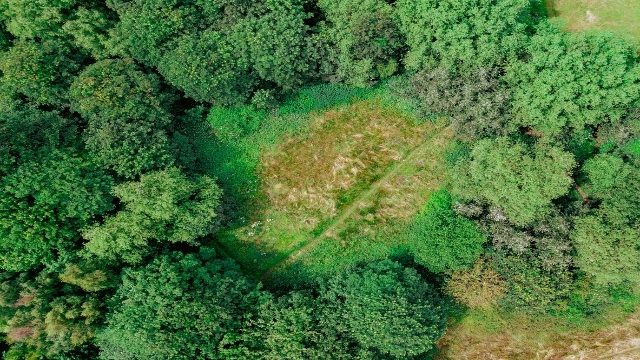
#> input picture python-service/tmp_resized.jpg, 640 x 360 px
$ python -i preprocessing.py   (imports and definitions only)
#> lines starting #> are read from the running program, lines starting #| are printed output that depends on the picture
#> further down, picture is the input picture: shape (360, 640, 3); mean B, G, R 58.9, 115.6, 74.7
"""
preprocessing.py — Lighting / color normalization for vegetation change detection.

Background
----------
The HSV canopy mask is fragile to lighting differences between before/after
images: brightness changes, hue shifts, and saturation drift can flip pixels
between "green" and "not green" along canopy edges. The validation harness
shows 100% false-positive rate on `lighting` pairs *even after registration*
because registration aligns geometry, not color.

What this module does
---------------------
Two complementary normalizations, applied in this order:

  1. CLAHE on the L channel (LAB color space) — local contrast equalization
     applied independently to each image. Normalizes within-image variation
     (shadows under one tree shouldn't look brighter than another tree).

  2. Histogram matching of `after` onto `before`, computed from non-vegetation
     pixels only. Aligns the global color distributions between the two
     images. We deliberately exclude vegetation from the CDF computation so
     real vegetation changes don't get "matched away" — we match the
     SURROUNDINGS so the canopy can be compared against an aligned baseline.

If there aren't enough non-vegetation pixels (very dense canopy), the
masked match silently falls back to global matching.

Usage (library)
---------------
    from core.preprocessing import normalize_pair
    before_n, after_n = normalize_pair(before_bgr, after_bgr)

    # Or use individual steps:
    from core.preprocessing import apply_clahe, match_histograms_masked
    eq    = apply_clahe(after)
    fixed = match_histograms_masked(eq, before)

Usage (CLI)
-----------
    python -m core.preprocessing before.jpg after.jpg
    python -m core.preprocessing before.jpg after.jpg --debug-vis vis.jpg
"""

from __future__ import annotations

import argparse
import json
import sys
from dataclasses import dataclass
from pathlib import Path
from typing import Optional

import cv2
import numpy as np


# ─── DEFAULTS ─────────────────────────────────────────────────────────────────
CLAHE_CLIP_LIMIT     = 2.0
CLAHE_TILE_GRID_SIZE = (8, 8)

# HSV vegetation band — matches train/canopy.py so the same notion of "green"
# is used everywhere in the pipeline.
HSV_GREEN_LOW   = (25,  30,  30)
HSV_GREEN_HIGH  = (95, 255, 255)

# If less than this fraction of the image is non-vegetation, masked
# histogram matching falls back to global matching (otherwise the CDF
# is built from too few samples to be reliable).
MIN_REF_FRACTION = 0.05


# ─── DIAGNOSTICS ──────────────────────────────────────────────────────────────

@dataclass
class PreprocessingInfo:
    clahe_applied:           bool
    match_applied:           bool
    match_mode:              str       # "masked" | "global" | "skipped"
    non_vegetation_fraction: float     # of the smaller of before/after

    # [7 lines left out: function to_dict, not called in this run]


# ─── CLAHE ────────────────────────────────────────────────────────────────────

def apply_clahe(img_bgr: np.ndarray, *,
                clip_limit: float = CLAHE_CLIP_LIMIT,
                tile_grid: tuple[int, int] = CLAHE_TILE_GRID_SIZE
                ) -> np.ndarray:
    """
    Apply CLAHE to the L channel of LAB color space.

    Operating in LAB rather than BGR preserves chrominance — only
    lightness contrast is equalized. The chroma (a, b) channels are
    left untouched so the green color of vegetation is preserved.
    """
#> called with clip_limit = 2, tile_grid = (8, 8)
    if img_bgr is None or img_bgr.ndim != 3:
        return img_bgr
    lab = cv2.cvtColor(img_bgr, cv2.COLOR_BGR2LAB)
#> lab: shape (360, 640, 3); mean of channels 0, 1, 2 112.7, 103.5, 154.5
    L, A, B = cv2.split(lab)
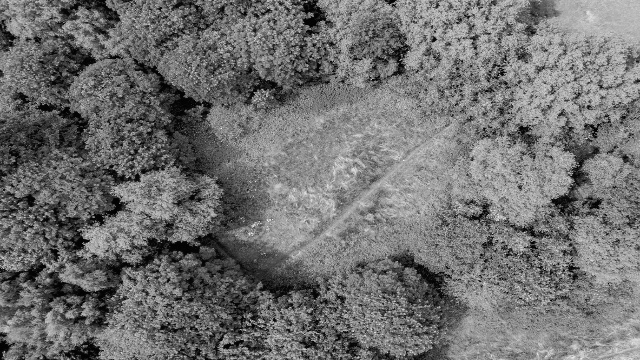
#> L: shape (360, 640); min 0, max 245, mean 112.7
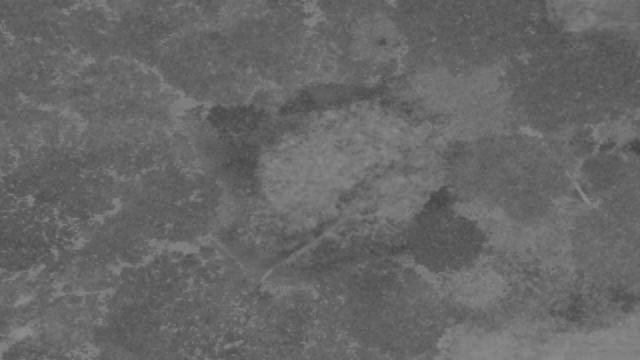
#> A: shape (360, 640); min 69, max 141, mean 103.5
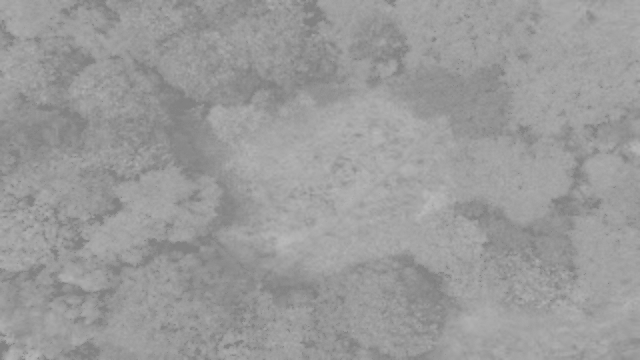
#> B: shape (360, 640); min 126, max 187, mean 154.5
    clahe = cv2.createCLAHE(clipLimit=clip_limit, tileGridSize=tile_grid)
    L_eq = clahe.apply(L)
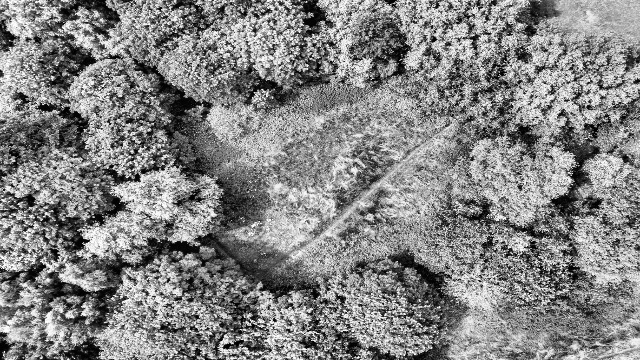
#> L_eq: shape (360, 640); min 0, max 255, mean 131.7
    return cv2.cvtColor(cv2.merge([L_eq, A, B]), cv2.COLOR_LAB2BGR)
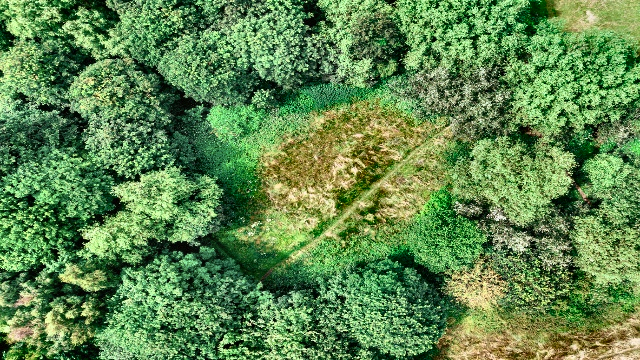
#> returned value: shape (360, 640, 3); mean B, G, R 78.4, 136.1, 95.6


# ─── HISTOGRAM MATCHING (with vegetation exclusion) ───────────────────────────

# [200 lines left out: functions _vegetation_mask, _build_cdf, _build_lut, match_histograms_masked, normalize_pair, make_debug_vis and 1 more, not called in this run]


# [2 lines not run here, left out]

>>> import cv2
>>> picture = cv2.imread('../../python-service/tmp_resized.jpg')
>>> result = apply_clahe(picture)
